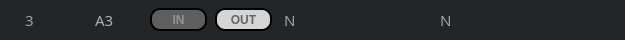
    <widget class="QGroupBox" name="groupBox_5">
     <property name="geometry">
      <rect>
       <x>10</x>
       <y>126</y>
       <width>625</width>
       <height>40</height>
      </rect>
     </property>
     <property name="styleSheet">
      <string notr="true">background-color: rgb(35, 38, 41);
border: 1px solid rgb(35, 38, 41);
border-radius: 17px
</string>
     </property>
     <property name="title">
      <string/>
     </property>
     <widget class="QLabel" name="Caridlb_3">
      <property name="geometry">
       <rect>
        <x>20</x>
        <y>12</y>
        <width>21</width>
        <height>16</height>
       </rect>
      </property>
      <property name="font">
       <font>
        <family>AppleSDGothicNeoB00</family>
        <pointsize>11</pointsize>
        <weight>50</weight>
        <bold>false</bold>
       </font>
      </property>
      <property name="styleSheet">
       <string notr="true">color: rgb(159, 161, 162);
</string>
      </property>
      <property name="text">
       <string>3</string>
      </property>
     </widget>
     <widget class="QLabel" name="Caridlb_a3">
      <property name="geometry">
       <rect>
        <x>90</x>
        <y>12</y>
        <width>31</width>
        <height>16</height>
       </rect>
      </property>
      <property name="font">
       <font>
        <family>AppleSDGothicNeoB00</family>
        <pointsize>11</pointsize>
        <weight>50</weight>
        <bold>false</bold>
       </font>
      </property>
      <property name="styleSheet">
       <string notr="true">color: rgb(177, 177, 177);</string>
      </property>
      <property name="text">
       <string>A3</string>
      </property>
     </widget>
     <widget class="QPushButton" name="CarID3btIN">
      <property name="geometry">
       <rect>
        <x>150</x>
        <y>8</y>
        <width>57</width>
        <height>23</height>
       </rect>
      </property>
      <property name="font">
       <font>
        <weight>75</weight>
        <bold>true</bold>
       </font>
      </property>
      <property name="styleSheet">
       <string notr="true">QPushButton#CarID3btIN{
	background-color: rgb(95, 95, 95);
	color : rgb(146,146,146);
	border: 2px solid rgb(0,0,0);
	border-radius: 10px
}</string>
      </property>
      <property name="text">
       <string>IN</string>
      </property>
     </widget>
     <widget class="QLabel" name="A3Carnamelb">
      <property name="geometry">
       <rect>
        <x>435</x>
        <y>12</y>
        <width>139</width>
        <height>16</height>
       </rect>
      </property>
      <property name="font">
       <font>
        <family>AppleSDGothicNeoB00</family>
        <pointsize>11</pointsize>
       </font>
      </property>
      <property name="styleSheet">
       <string notr="true">color: rgb(159, 161, 162);</string>
      </property>
      <property name="text">
       <string>N</string>
      </property>
     </widget>
     <widget class="QLabel" name="A3timerlb">
      <property name="geometry">
       <rect>
        <x>279</x>
        <y>12</y>
        <width>56</width>
        <height>16</height>
       </rect>
      </property>
      <property name="font">
       <font>
        <family>AppleSDGothicNeoB00</family>
        <pointsize>11</pointsize>
       </font>
      </property>
      <property name="styleSheet">
       <string notr="true">color: rgb(159, 161, 162);</string>
      </property>
      <property name="text">
       <string>N</string>
      </property>
     </widget>
     <widget class="QPushButton" name="CarID3btOut">
      <property name="geometry">
       <rect>
        <x>215</x>
        <y>8</y>
        <width>57</width>
        <height>23</height>
       </rect>
      </property>
      <property name="font">
       <font>
        <weight>75</weight>
        <bold>true</bold>
       </font>
      </property>
      <property name="styleSheet">
       <string notr="true">QPushButton#CarID3btOut{
	background-color: rgb(213, 213, 213);
	color : rgb(101,101,101);
	border: 2px solid rgb(0,0,0);
	border-radius: 10px
}</string>
      </property>
      <property name="text">
       <string>OUT</string>
      </property>
     </widget>
     <widget class="QLabel" name="Car3Statelb">
      <property name="geometry">
       <rect>
        <x>348</x>
        <y>10</y>
        <width>31</width>
        <height>21</height>
       </rect>
      </property>
      <property name="text">
       <string/>
      </property>
     </widget>
    </widget>
